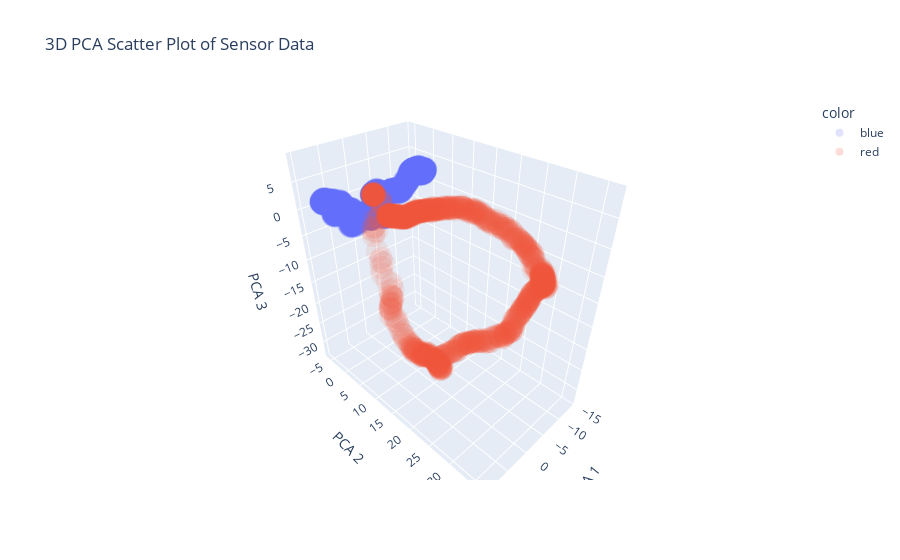

Notebook source saved alongside this figure:
### Code cell
# USE PLOTLY TO PLOT INTERACTIVE 3D SCATTER PLOT
import plotly.express as px
# maskmust be colored with red, rest all blue in df[]['Seconds']
color_map = ['red' if (s >= 25000 and s <= 30000) else 'blue' for s in df['Seconds']]
fig = px.scatter_3d(x=pca_data[:, 0], y=pca_data[:, 1], z=pca_data[:, 2], color=color_map, opacity=0.1, labels={'x': 'PCA 1', 'y': 'PCA 2', 'z': 'PCA 3'}, title='3D PCA Scatter Plot of Sensor Data')
fig.show()

### Figure 1 — Plotly figure (JSON) as saved in the notebook; plotly's stock layout.template omitted (floating-point values rounded to 4 significant figures; data arrays with more than 128 entries replaced by an {"elided": "..."} marker saying what was removed)
{"data": [{"hovertemplate": "color=blue<br>PCA 1=%{x}<br>PCA 2=%{y}<br>PCA 3=%{z}<extra></extra>", "legendgroup": "blue", "marker": {"color": "#636efa", "opacity": 0.1, "symbol": "circle"}, "mode": "markers", "name": "blue", "scene": "scene", "showlegend": true, "type": "scatter3d", "x": {"elided": "16257 float values"}, "y": {"elided": "16257 float values"}, "z": {"elided": "16257 float values"}}, {"hovertemplate": "color=red<br>PCA 1=%{x}<br>PCA 2=%{y}<br>PCA 3=%{z}<extra></extra>", "legendgroup": "red", "marker": {"color": "#EF553B", "opacity": 0.1, "symbol": "circle"}, "mode": "markers", "name": "red", "scene": "scene", "showlegend": true, "type": "scatter3d", "x": {"elided": "1001 float values"}, "y": {"elided": "1001 float values"}, "z": {"elided": "1001 float values"}}], "layout": {"legend": {"title": {"text": "color"}, "tracegroupgap": 0}, "scene": {"domain": {"x": [0, 1], "y": [0, 1]}, "xaxis": {"title": {"text": "PCA 1"}}, "yaxis": {"title": {"text": "PCA 2"}}, "zaxis": {"title": {"text": "PCA 3"}}}, "title": {"text": "3D PCA Scatter Plot of Sensor Data"}}}
